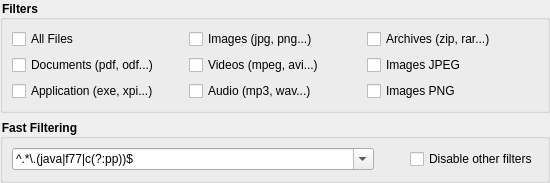
<?xml version="1.0" encoding="UTF-8"?>
<ui version="4.0">
 <class>FilterWidget</class>
 <widget class="QWidget" name="FilterWidget">
  <property name="geometry">
   <rect>
    <x>0</x>
    <y>0</y>
    <width>550</width>
    <height>157</height>
   </rect>
  </property>
  <property name="styleSheet">
   <string notr="true">/* QGroupBox exposes the title as QString (even if internally its probably a QLabel) */
QGroupBox {
	font-weight: bold;
}</string>
  </property>
  <layout class="QVBoxLayout" name="verticalLayout" stretch="1,0">
   <property name="leftMargin">
    <number>0</number>
   </property>
   <property name="topMargin">
    <number>0</number>
   </property>
   <property name="rightMargin">
    <number>0</number>
   </property>
   <property name="bottomMargin">
    <number>0</number>
   </property>
   <item>
    <widget class="QGroupBox" name="checkBoxGroup">
     <property name="title">
      <string>Filters</string>
     </property>
     <layout class="QGridLayout" name="gridLayout">
      <item row="2" column="0">
       <widget class="QCheckBox" name="checkBoxApplication">
        <property name="text">
         <string>Application (exe, xpi...)</string>
        </property>
       </widget>
      </item>
      <item row="1" column="0">
       <widget class="QCheckBox" name="checkBoxDocument">
        <property name="text">
         <string>Documents (pdf, odf...)</string>
        </property>
       </widget>
      </item>
      <item row="0" column="0">
       <widget class="QCheckBox" name="checkBoxAll">
        <property name="text">
         <string>All Files</string>
        </property>
       </widget>
      </item>
      <item row="2" column="1">
       <widget class="QCheckBox" name="checkBoxAudio">
        <property name="text">
         <string>Audio (mp3, wav...)</string>
        </property>
       </widget>
      </item>
      <item row="0" column="2">
       <widget class="QCheckBox" name="checkBoxArchive">
        <property name="text">
         <string>Archives (zip, rar...)</string>
        </property>
       </widget>
      </item>
      <item row="1" column="2">
       <widget class="QCheckBox" name="checkBoxImageJpeg">
        <property name="text">
         <string>Images JPEG</string>
        </property>
       </widget>
      </item>
      <item row="1" column="1">
       <widget class="QCheckBox" name="checkBoxVideo">
        <property name="text">
         <string>Videos (mpeg, avi...)</string>
        </property>
       </widget>
      </item>
      <item row="0" column="1">
       <widget class="QCheckBox" name="checkBoxImage">
        <property name="text">
         <string>Images (jpg, png...)</string>
        </property>
       </widget>
      </item>
      <item row="2" column="2">
       <widget class="QCheckBox" name="checkBoxImagePng">
        <property name="text">
         <string>Images PNG</string>
        </property>
       </widget>
      </item>
     </layout>
    </widget>
   </item>
   <item>
    <widget class="QGroupBox" name="fastFilteringGroup">
     <property name="title">
      <string>Fast Filtering</string>
     </property>
     <layout class="QHBoxLayout" name="horizontalLayout" stretch="1,0,0">
      <item>
       <widget class="ComboBox" name="fastFilteringComboBox">
        <property name="editable">
         <bool>true</bool>
        </property>
        <property name="currentText">
         <string>^.*\.(java|f77|c(?:pp))$</string>
        </property>
        <item>
         <property name="text">
          <string>^.*\.(java|f77|c(?:pp))$</string>
         </property>
        </item>
        <item>
         <property name="text">
          <string>^.*\.(htm(l?))$</string>
         </property>
        </item>
        <item>
         <property name="text">
          <string>^.*\.(js)$</string>
         </property>
        </item>
       </widget>
      </item>
      <item>
       <widget class="QToolButton" name="fastFilteringTipToolButton">
        <property name="toolTip">
         <string>Fast Filtering Tips...</string>
        </property>
        <property name="icon">
         <iconset resource="../resources.qrc">
          <normaloff>:/icons/menu/button_help_16x16.png</normaloff>:/icons/menu/button_help_16x16.png</iconset>
        </property>
        <property name="autoRaise">
         <bool>true</bool>
        </property>
       </widget>
      </item>
      <item>
       <widget class="QCheckBox" name="fastFilteringOnlyCheckBox">
        <property name="text">
         <string>Disable other filters</string>
        </property>
       </widget>
      </item>
     </layout>
    </widget>
   </item>
  </layout>
 </widget>
 <customwidgets>
  <customwidget>
   <class>ComboBox</class>
   <extends>QComboBox</extends>
   <header>Widgets/ComboBox</header>
  </customwidget>
 </customwidgets>
 <resources>
  <include location="../resources.qrc"/>
 </resources>
 <connections>
  <connection>
   <sender>fastFilteringOnlyCheckBox</sender>
   <signal>toggled(bool)</signal>
   <receiver>checkBoxGroup</receiver>
   <slot>setDisabled(bool)</slot>
   <hints>
    <hint type="sourcelabel">
     <x>448</x>
     <y>140</y>
    </hint>
    <hint type="destinationlabel">
     <x>344</x>
     <y>92</y>
    </hint>
   </hints>
  </connection>
 </connections>
</ui>
